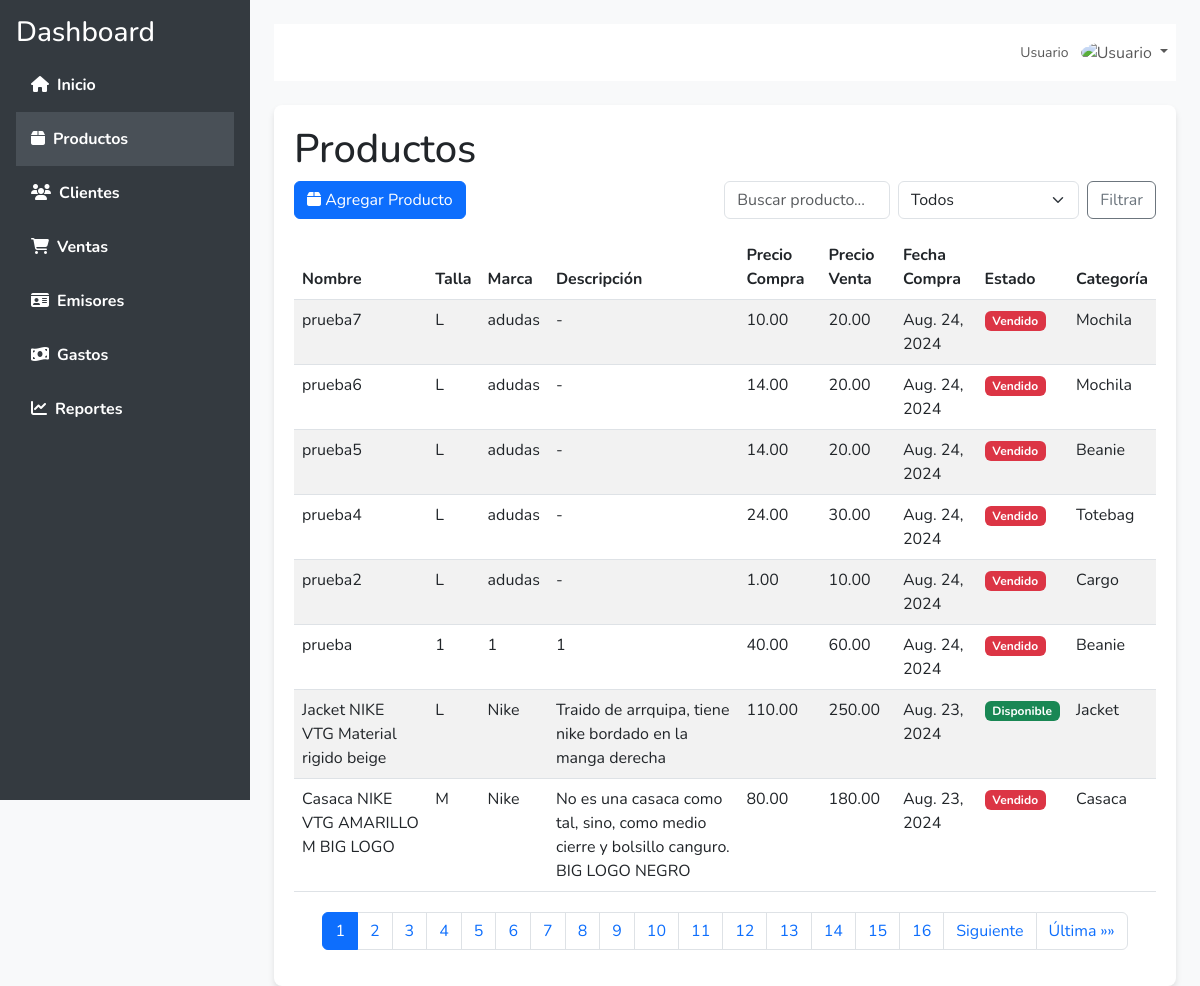
The page /ver_productos/ on the database its author committed.
### myapp/models.py (models this page shows, shortened)
class Producto(models.Model):
    CATEGORIAS = [
        ('Zapatilla', 'Zapatilla'),
        ('Polo', 'Polo'),
        ('Mochila', 'Mochila'),
    ]
    ESTADOS = [
        ('Disponible', 'Disponible'),
        ('Separado', 'Separado'),
        ('Vendido', 'Vendido'),
    ]
    nombre = models.CharField(max_length=100)
    talla = models.CharField(max_length=10)
    marca = models.CharField(max_length=50)
    descripcion = models.TextField()
    precio_compra = models.DecimalField(max_digits=10, decimal_places=2)
    precio_venta = models.DecimalField(max_digits=10, decimal_places=2)
    fecha_compra = models.DateField()
    estado = models.CharField(max_length=10, choices=ESTADOS, default='Disponible')
    categoria = models.CharField(max_length=20, choices=CATEGORIAS)
    fecha_subida = models.DateTimeField(auto_now_add=True)
    eliminado = models.BooleanField(default=False)  # Nuevo campo para eliminación lógica

### myapp/views.py (the view)
# urls.py: path('ver_productos/', ver_productos, name='ver_productos'),
def ver_productos(request):
    estado = request.GET.get('estado', None)
    if estado:
        productos_list = Producto.objects.filter(estado=estado).order_by('-fecha_subida')
    else:
        productos_list = Producto.objects.all().order_by('-fecha_subida')
    paginator = Paginator(productos_list, 8)  # Mostrar 8 productos por página
    page_number = request.GET.get('page')
    productos = paginator.get_page(page_number)
    return render(request, 'ver_productos.html', {'productos': productos})

### myapp/templates/ver_productos.html (shortened to what this page needs)
<!DOCTYPE html>
<html lang="es">
<head>
    <link href="https://cdn.jsdelivr.net/npm/bootstrap@5.3.0/dist/css/bootstrap.min.css" rel="stylesheet">
    <link href="https://cdnjs.cloudflare.com/ajax/libs/font-awesome/6.4.0/css/all.min.css" rel="stylesheet">
</head>
<body>
    <div id="wrapper">
        <nav id="sidebar" class="d-flex flex-column p-3">
            <h3 class="text-white">Dashboard</h3>
            <ul class="nav flex-column">
                <li class="nav-item">
                    <a href="{% url 'home' %}" class="nav-link sidebar-link "><i class="fas fa-home me-2"></i>Inicio</a>
                </li>
                <li class="nav-item">
                    <a href="{% url 'ver_productos' %}" class="nav-link sidebar-link active"><i class="fas fa-box me-2"></i>Productos</a>
                </li>
                <li class="nav-item">
                    <a href="{% url 'ver_clientes' %}" class="nav-link sidebar-link"><i class="fas fa-users me-2"></i>Clientes</a>
                </li>
                <li class="nav-item">
                    <a href="{% url 'ver_ventas' %}" class="nav-link sidebar-link"><i class="fas fa-shopping-cart me-2"></i>Ventas</a>
                </li>
                <li class="nav-item">
                    <a href="{% url 'listar_emisores' %}" class="nav-link sidebar-link " ><i class="fas fa-id-card me-2"></i>Emisores</a>
                </li>
                <li class="nav-item">
                    <a href="{% url 'ver_gastos' %}" class="nav-link sidebar-link"><i class="fas fa-money-bill-wave me-2"></i>Gastos</a>
                </li>
                <li class="nav-item">
                    <a href="{% url 'ver_reportes' %}" class="nav-link sidebar-link"><i class="fas fa-chart-line me-2"></i>Reportes</a>
                </li>
            </ul>
        </nav>
        <div id="content-wrapper" class="w-100 p-4">
            <nav class="navbar navbar-expand-lg navbar-light shadow-custom mb-4">
                <ul class="navbar-nav ms-auto">
                    <li class="nav-item dropdown">
                        <a class="nav-link dropdown-toggle" href="#" id="userDropdown" role="button" data-bs-toggle="dropdown">
                            <span class="d-none d-lg-inline text-gray-600 small">Usuario</span>
                            <img class="img-profile rounded-circle ms-2" src="https://cdn-icons-png.flaticon.com/512/764/764865.png" alt="Usuario" width="30">
                        </a>
                    </li>
                </ul>
            </nav>
            <div class="container">
                <h1>Productos</h1>
<div class="d-flex justify-content-between align-items-center mb-3">
    <a href="{% url 'crear_producto' %}" class="btn btn-primary">
        <i class="fas fa-box"></i> Agregar Producto
    </a>
    <form method="GET" class="d-flex" action="{% url 'ver_productos' %}">
        <input type="text" id="searchInput" class="form-control me-2" placeholder="Buscar producto..." onkeyup="filterProducts()">
        <select name="estado" class="form-select me-2">
            <option value="">Todos</option>
        </select>
    <button type="submit" class="btn btn-outline-secondary">Filtrar</button>
    </form>
</div>
                <div id="productTable" class="table-container">
                    <table class="table table-striped">
                        <thead>
                            <tr>
                                <th>Nombre</th>
                                <th>Talla</th>
                                <th>Marca</th>
                                <th>Descripción</th>
                                <th>Precio Compra</th>
                                <th>Precio Venta</th>
                                <th>Fecha Compra</th>
                                <th>Estado</th>
                                <th>Categoría</th>
                            </tr>
                        </thead>
                        <tbody>
                            {% for producto in productos %}
                            <tr>
                                <td>{{ producto.nombre }}</td>
                                <td>{{ producto.talla }}</td>
                                <td>{{ producto.marca }}</td>
                                <td>{{ producto.descripcion }}</td>
                                <td>{{ producto.precio_compra }}</td>
                                <td>{{ producto.precio_venta }}</td>
                                <td>{{ producto.fecha_compra }}</td>
                                <td>
                                    <span class="badge
                                        {% if producto.get_estado_display == 'Disponible' %} bg-success
                                        {% else %} bg-danger {% endif %}">
                                        {{ producto.get_estado_display  }}
                                    </span>
                                </td>
                                <td>{{ producto.get_categoria_display }}</td>
                            </tr>
                            {% empty %}
                            <tr>
                                <td colspan="10" class="text-center">No hay productos registrados.</td>
                            </tr>
                            {% endfor %}
                        </tbody>
                    </table>
                </div>
                <div class="pagination">
                    <ul class="pagination">
                        {% for num in productos.paginator.page_range %}
                            {% if productos.number == num %}
                                <li class="page-item active" aria-current="page"><span class="page-link">{{ num }}</span></li>
                            {% else %}
                                <li class="page-item"><a class="page-link" href="?page={{ num }}">{{ num }}</a></li>
                            {% endif %}
                        {% endfor %}
                        {% if productos.has_next %}
                        <li class="page-item">
                            <a class="page-link" href="?page={{ productos.next_page_number }}">Siguiente</a>
                        </li>
                        <li class="page-item">
                            <a class="page-link" href="?page={{ productos.paginator.num_pages }}">Última &raquo;&raquo;</a>
                        </li>
                        {% endif %}
                    </ul>
                </div>
            </div>
</body>
</html>

### myapp/templates/ver_productos.html (style rules this page uses)
body { background-color: #f8f9fa; font-family: 'Nunito', sans-serif; }
#wrapper { display: flex; height: 100vh; }
#sidebar { background-color: #343a40; min-width: 250px; height: 100vh; position: fixed; top: 0; left: 0; transition: transform 0.3s ease; z-index: 1000; }
#sidebar .sidebar-link { color: #ffffff; font-weight: bold; padding: 15px; display: block; text-decoration: none; }
#sidebar .active { background-color: #495057; }
#content-wrapper { margin-left: 250px; width: calc(100% - 250px); transition: margin-left 0.3s ease; }
.navbar { background-color: #ffffff; z-index: 1001; }
.form-control { max-width: 100%; }
.container { background-color: #ffffff; border-radius: 8px; padding: 20px; box-shadow: 0 4px 6px rgba(0, 0, 0, 0.1); }
.table-container { margin-bottom: 20px; }
.pagination { justify-content: center; }
.badge.bg-danger { background-color: #dc3545; }

### rows shown on the page
Producto: nombre "prueba7", talla "L", marca "adudas", descripcion "-", precio_compra "10.00", precio_venta "20.00", fecha_compra "Aug. 24, 2024", estado "Vendido", categoria "Mochila"
Producto: nombre "prueba6", talla "L", marca "adudas", descripcion "-", precio_compra "14.00", precio_venta "20.00", fecha_compra "Aug. 24, 2024", estado "Vendido", categoria "Mochila"
Producto: nombre "prueba5", talla "L", marca "adudas", descripcion "-", precio_compra "14.00", precio_venta "20.00", fecha_compra "Aug. 24, 2024", estado "Vendido", categoria "Beanie"
Producto: nombre "prueba4", talla "L", marca "adudas", descripcion "-", precio_compra "24.00", precio_venta "30.00", fecha_compra "Aug. 24, 2024", estado "Vendido", categoria "Totebag"
Producto: nombre "prueba2", talla "L", marca "adudas", descripcion "-", precio_compra "1.00", precio_venta "10.00", fecha_compra "Aug. 24, 2024", estado "Vendido", categoria "Cargo"
Producto: nombre "prueba", talla "1", marca "1", descripcion "1", precio_compra "40.00", precio_venta "60.00", fecha_compra "Aug. 24, 2024", estado "Vendido", categoria "Beanie"
Producto: nombre "Jacket NIKE VTG Material rigido beige", talla "L", marca "Nike", descripcion "Traido de arrquipa, tiene nike bordado en la manga derecha", precio_compra "110.00", precio_venta "250.00", fecha_compra "Aug. 23, 2024", estado "Disponible", categoria "Jacket"
Producto: nombre "Casaca NIKE VTG AMARILLO M BIG LOGO", talla "M", marca "Nike", descripcion "No es una casaca como tal, sino, como medio cierre y bolsillo canguro. BIG LOGO NEGRO", precio_compra "80.00", precio_venta "180.00", fecha_compra "Aug. 23, 2024", estado "Vendido", categoria "Casaca"

### other values the page prints
{{ num }} "1"
{{ num }} "2" "3" "4" "5" "6" "7" "8" "9" "10" "11" "12" "13" "14" "15" "16"
